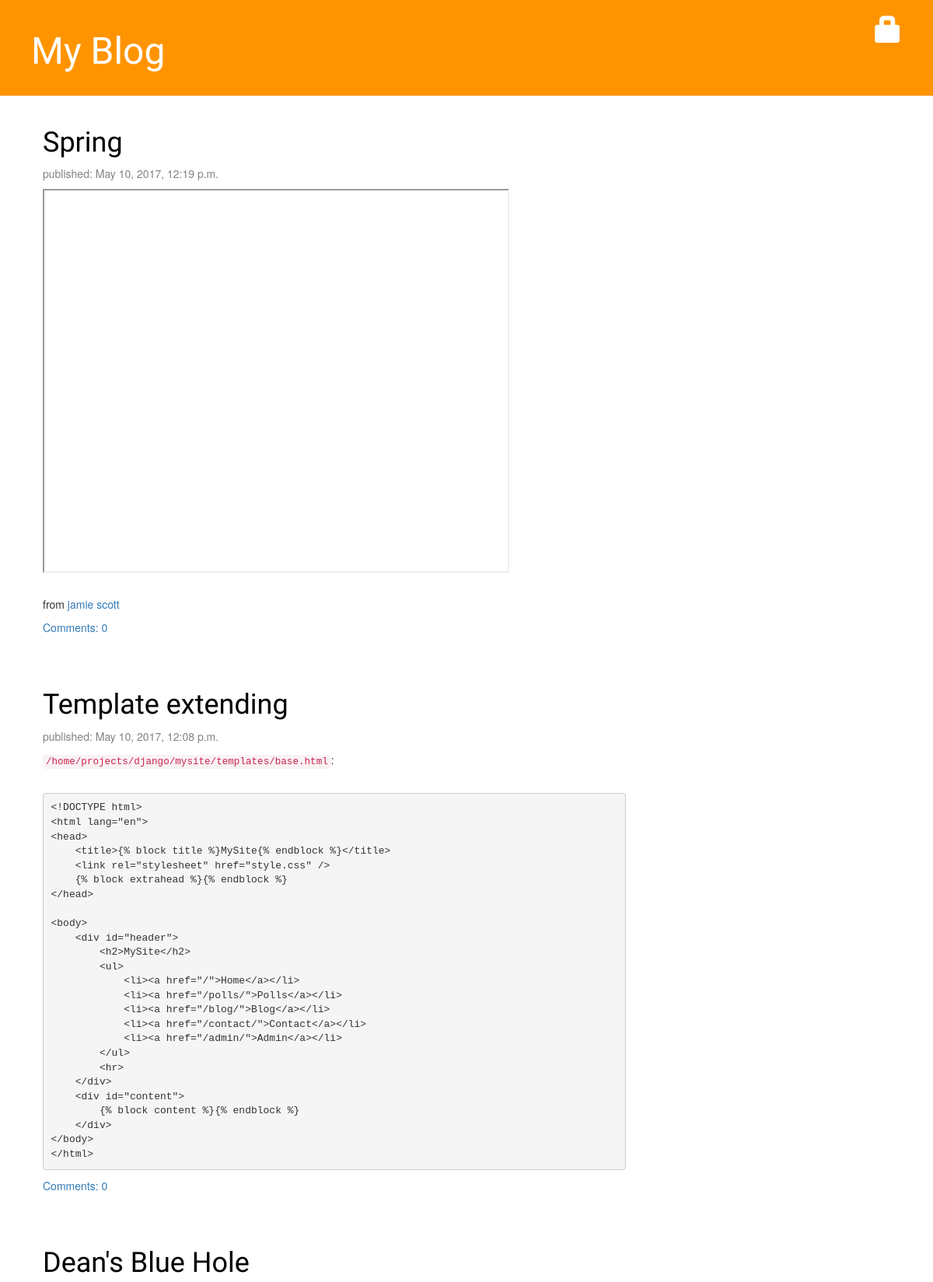
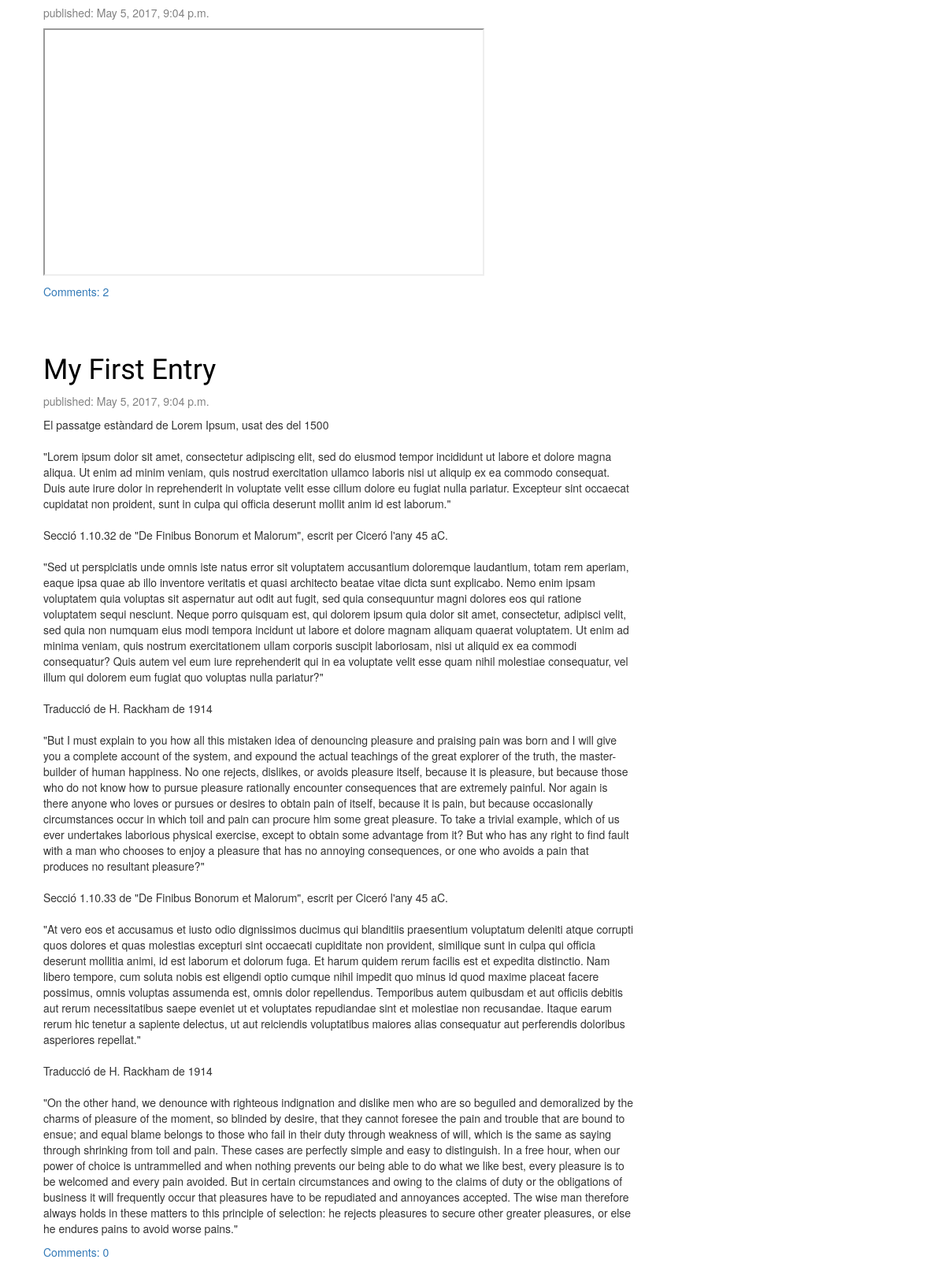
Screenshot of /blog/ with the database file from the repository (2 pictures, top to bottom).
### blog/models.py (models this page shows, shortened)
class Post(models.Model):
    author = models.ForeignKey('auth.User')
    title = models.CharField(max_length=200)
    text = models.TextField()
    created_date = models.DateTimeField(
            default=timezone.now)
    published_date = models.DateTimeField(
            blank=True, null=True)
    def approved_comments(self):
        return self.comments.filter(approved_comment=True)

### blog/views.py (the view)
def post_list(request):
    posts = Post.objects.filter(published_date__lte=timezone.now()).order_by('-published_date')
    return render(request, 'blog/post_list.html', {'posts': posts})

### blog/templates/blog/post_list.html
{% extends 'blog/base.html' %}
{% block content %}
	{% for post in posts %}
		<div class="post">
        		<h1><a href="{% url 'post_detail' pk=post.pk %}">{{ post.title }}</a></h1>
			<div class="date">
                        <p>published: {{ post.published_date }}</p>
			</div>
	                <p>{{ post.text|safe | linebreaksbr }}</p>
			<a href="{% url 'post_detail' pk=post.pk %}">Comments: {{ post.approved_comments.count}}</a>
		</div>
	{% endfor %}
{% endblock %}

### blog/static/css/blog.css (style rules this page uses)
h1, h2, h3, h4 { font-family: 'Lobster', cursive; }
.date { color: #828282; }
.post { margin-bottom: 70px; }
.post h1 a, .post h1 a:visited { color: #000000; }

### rows the page displays
Post: title "Spring", published_date "May 10, 2017, 12:19 p.m.", text "from jamie scott", approved_comments.count "0"
Post: title "Template extending", published_date "May 10, 2017, 12:08 p.m.", text "/home/projects/django/mysite/templates/base.html : <!DOCTYPE html> <html lang=\"en\"> <head> <title>{% block title %}MySite{% endblock %}</title> <link rel=\"stylesheet\" href=\"style.css\" /> {% block extrahead %}{% endblock %} </head> <body> <div id=\"header\"> <h2>MySite</h2> <ul> <li><a href=\"/\">Home</a></li> <li><a href=\"/polls/\">Polls</a></li> <li><a href=\"/blog/\">Blog</a></li> <li><a href=\"/contact/\">Contact</a></li> <li><a href=\"/admin/\">Admin</a></li> </ul> <hr> </div> <div id=\"content\"> {% block content %}{% endblock %} </div> </body> </html>", approved_comments.count "0"
Post: title "Dean's Blue Hole", published_date "May 5, 2017, 9:04 p.m.", approved_comments.count "2"
Post: title "My First Entry", published_date "May 5, 2017, 9:04 p.m.", text "El passatge estàndard de Lorem Ipsum, usat des del 1500 \"Lorem ipsum dolor sit amet, consectetur adipiscing elit, sed do eiusmod tempor incididunt ut labore et dolore magna aliqua. Ut enim ad minim veniam, quis nostrud exercitation ullamco laboris nisi ut aliquip ex ea commodo consequat. Duis aute irure dolor in reprehenderit in voluptate velit esse cillum dolore eu fugiat nulla pariatur. Excepteur sint occaecat cupidatat non proident, sunt in culpa qui officia deserunt mollit anim id est laborum.\" Secció 1.10.32 de \"De Finibus Bonorum et Malorum\", escrit per Ciceró l'any 45 aC. \"Sed ut perspiciatis unde omnis iste natus error sit voluptatem accusantium doloremque laudantium, totam rem…", approved_comments.count "0"
